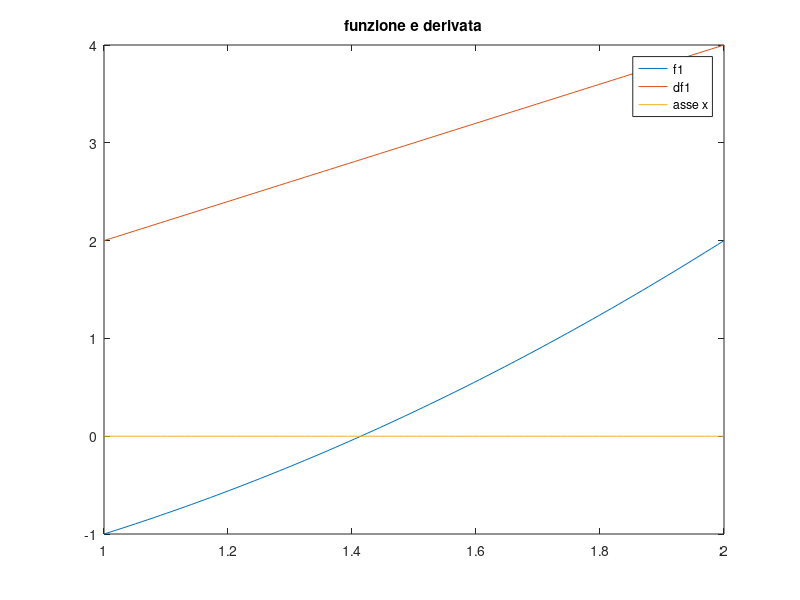

Write MATLAB code to recreate this figure. (Note: this script raises an error after producing the figure.)
% ESERCIZIO 3
%% parametri globali
close all
clear
f1=@(x) x.^2-2; % m=1
f3=@(x) f1(x).^3; % m=3
f5=@(x) f1(x).^5; % m=5
df1=@(x) 2.*x;
ddf1=@(x) 2+0.*x;
df3=@(x) 3.*f1(x).^2.*df1(x);
df5=@(x) 5.*f1(x).^4.*df1(x);
xstar=sqrt(2); % soluzione vera
toll=10^-8;
itmax=100;
x0=2;
method='s';

%% punto 1
a=1; b=2; xplot=linspace(a,b);
yplot1=f1(xplot);
dyplot1=df1(xplot);
yplot3=f3(xplot);
dyplot3=df3(xplot);
yplot5=f5(xplot);
dyplot5=df5(xplot);

F1=figure(1);
plot(xplot,yplot1)
hold on
plot(xplot,dyplot1)
plot(xplot,0*xplot)
legend('f1','df1','asse x')
title('funzione e derivata')
subtitle('m=1')
hold off

F2=figure(2);
plot(xplot,yplot3)
hold on
plot(xplot,dyplot3)
plot(xplot,0*xplot)
legend('f3','df3','asse x')
title('funzione e derivata')
subtitle('m=3')
hold off

F3=figure(3);
plot(xplot,yplot5)
hold on
plot(xplot,dyplot5)
plot(xplot,0*xplot)
legend('f5','df5','asse x')
title('funzione e derivata')
subtitle('m=5')
hold off

%% punto 2
[zero1,res1,iterates1,flag1]=Newton(f1,df1,x0,toll,itmax,method);
[zero2,res3,iterates3,flag3]=Newton(f3,df3,x0,toll,itmax,method);
[zero5,res5,iterates5,flag5]=Newton(f5,df5,x0,toll,itmax,method);

%% punto 3  
abs_res_vec_1=abs(f1(iterates1));
abs_res_vec_3=abs(f3(iterates3));
abs_res_vec_5=abs(f5(iterates5));

err_1=abs(iterates1-xstar);
err_3=abs(iterates3-xstar);
err_5=abs(iterates5-xstar);

s1=abs(iterates1(2:end)-iterates1(1:end-1));
s3=abs(iterates3(2:end)-iterates3(1:end-1));
s5=abs(iterates5(2:end)-iterates5(1:end-1));

figure()
semilogy(abs_res_vec_1,'b--');
hold on
semilogy(s1,'b:');
semilogy(err_1,'b');
semilogy(abs_res_vec_3,'g--');
semilogy(s3,'g:');
semilogy(err_3,'g');
semilogy(abs_res_vec_5,'k--');
semilogy(s5,'k:');
semilogy(err_5,'k');
hold off
title('Raffronto dei risultati')
legend('abs residuo m=1', 'scarto m=1','errore m=1',...
    'abs residuo m=3', 'scarto m=3','errore m=3',...
    'abs residuo m=5', 'scarto m=5','errore m=5','Location','South')

%% punto 4
figure()
semilogy(s1(2:end)./s1(1:end-1).^2,'b'); 
hold on
semilogy(s3(2:end)./s3(1:end-1),'g');
semilogy(2/3+ 0.*s3(2:end)./s3(1:end-1),'g:');
semilogy(s5(2:end)./s5(1:end-1),'k');
semilogy(4/5+ 0.*s5(2:end)./s5(1:end-1),'k:');
hold off
legend('s_{k+1}/{s_k}^p m=1, p=2','s_{k+1}/{s_k}^p m=3, p=1',...
    'limite teorico (m-1)/m=2/3','s_{k+1}/{s_k}^p m=5, p=1',...
    'limite teorico (m-1)/m=4/5','Location','South')
title('Check ordine di convergenza sperimentale')

%% punto 5
figure()
semilogy(err_1(2:end)./s1.^2,'b'); hold on
semilogy(err_3(2:end)./s3,'g');
semilogy(2+0.*err_3(2:end)./s3,'g:')
semilogy(err_5(2:end)./s5,'k');
semilogy(4+0.*err_5(2:end)./s5,'k:')
title('rapporto errore scarto');
legend('m=1','m=3','limite teorico=(m-1)=2','m=5','limite teorico=(m-1)=4')

